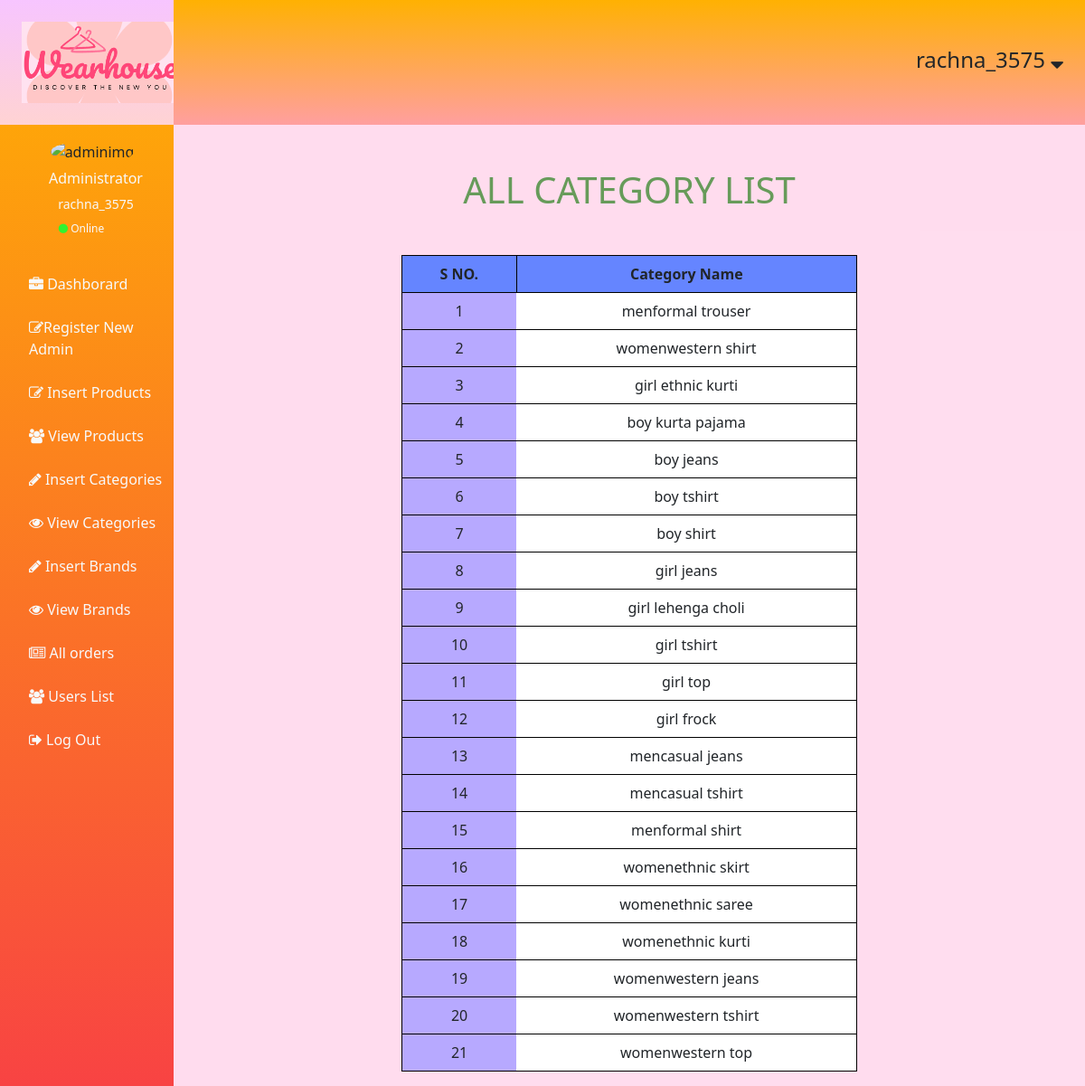
/admin/index2.php?view_categories (signed in), run on the app's committed database.
### tables this page shows
CREATE TABLE `categories` (
  `category_id` int(11) NOT NULL,
  `category_title` varchar(255) NOT NULL,
  `category_name` varchar(255) NOT NULL
);

### admin/view_categories.php (the view)
<div class="m-auto w-50 text-center">
    <div class="h1 m-5">ALL CATEGORY LIST</div>
    <table class="table border ">
      <thead>
        <tr class="view_row">
          <th scope="col">S NO.</th>
          <th scope="col">Category Name</th>
        </tr>
      </thead>
      <tbody>
        <?php
        include('../config/connection.php');
        $select_all_category = "SELECT * FROM `categories` ORDER BY `category_id` DESC";
        $select_all_category_run = mysqli_query($conn,$select_all_category);
        $i=1;
        while($fetch_all_products=mysqli_fetch_assoc($select_all_category_run)){
            $product_category = str_replace('_',' ',$fetch_all_products['category_title']);
            echo "<tr class='view_row'>";
                echo "<td>$i</td>";
                echo "<td>$product_category</td>";
            echo "</tr>";
            $i++;
        }
        ?>
      </tbody>
    </table>
</div>

### admin/index2.php (shortened to what this page needs)
<?php
    include('../config/connection.php');
        ?>
        <?php
    $admin=$_SESSION['admin_username'];
?>
<!DOCTYPE html>
<html lang="en">
<head>
    <link href="https://cdn.jsdelivr.net/npm/bootstrap@5.3.0/dist/css/bootstrap.min.css" rel="stylesheet">
    <link rel="stylesheet" href="https://cdnjs.cloudflare.com/ajax/libs/font-awesome/4.7.0/css/font-awesome.min.css">
</head>
<body>
    <section class="h-100">
        <div class="row h-100">
            <?php require("side-navbar.php");?>
            <div class="col-lg-10 col-md-10 col-sm-10 col-xs-10" style="padding-left:0px;background:#ffd5ebd1;">
                <div id="menu" style="height:138px;background-image: linear-gradient(to top, #ff9f9f 0%, #ffb102 100%);background-repeat: no-repeat;">
                    <div class="text-end pe-4">
                        <p  style="font-size: 24px;padding-top:48px"><?php echo $admin?> <a href="#" class="text-dark"> <i class="fa fa-sort-desc" aria-hidden="true"></i> </a></p>
                    </div>
                </div>
                <div class="text-center">
                    <div style="color:#679b5a;">
                        <?php
                        if(isset($_GET['insert_categories'])){
                            include('insert_categories.php');
                        }
                        else if(isset($_GET['register'])){
                            include('admin_register.php');
                        }
                        else if(isset($_GET['insert_brand'])){
                            include('insert_brand.php');
                        }
                        else if(isset($_GET['insert_product'])){
                            include('insert_product.php');
                        }
                        else if(isset($_GET['view_product'])){
                            include('view_products.php');
                        }
                        else if(isset($_GET['view_categories'])){
                            include('view_categories.php');
                        }
                            ?>
                    </div>
                </div>
            </div>
        </div>
    </section>
</body>
</html>

### admin/side-navbar.php
<div class="col-lg-2 col-md-2 col-sm-2 col-xs-12"  id="topbar" style="padding:0;background-image: linear-gradient(to top, #f84343 0%, #ffb102 100%);background-repeat: no-repeat;">
    <div class="row">
        <div class="col-3 text-center mb-3 p-4 w-100" style="background-image: linear-gradient(to top, #ffd3d3 0%, #f7c5ff 100%);background-repeat: no-repeat;">
            <img src="../images/logo2555.png" height="90px" class="ps-4">
        </div>
    </div>
    <div class="ms-3 text-center">
        <img src="../images/adminimg12.jpg" height="120px" class="ms-2 rounded-circle" alt="adminimg">
        <div class="h6 ms-3 text-light mt-2 ">Administrator</div>
        <div class="ms-3 text-light" style="font-size:14px;"><?php echo $admin?></div>
    </div>
    <div class=" text-light text-center mt-2" style="font-size: 12px"><i class="fa fa-circle" style="font-size:12px;color:#30f330"></i> Online</div>
    <nav class="navbar mt-3 ms-3">
        <div class="container-fluid ms-3 mt-3">
            <div class="navbar-header w-100">
               <ul class="nav navbar-nav w-100">
                    <li class="pb-4">
                        <a href="./index2.php" class="h6 text-decoration-none waves-effect text-light waves-light"><i class="fa fa-briefcase"></i> Dashborard</a>
                    </li>
                    <li class="pb-4">
                        <a href="./index2.php?register" class="h6 text-decoration-none waves-effect waves-light text-light"><i class="fa fa-edit"></i>Register New Admin</a>
                    </li>
                    <li class="pb-4">
                        <a href="./index2.php?insert_product" class="h6 text-decoration-none waves-effect waves-light text-light"><i class="fa fa-edit"></i> Insert Products</a>
                    </li>
                    <li class="pb-4">
                        <a href="./index2.php?view_product" class="h6 text-decoration-none waves-effect waves-light text-light" name="viewproduct"><i class="fa fa-group"></i> View Products</a>
                    </li>
                    <li class="pb-4">
                        <a href="./index2.php?insert_categories" class="h6 text-decoration-none waves-effect waves-light text-light"><i class="fa fa-pencil" aria-hidden="true"></i> Insert Categories</a>
                    </li>
                    <li class="pb-4">
                        <a href="./index2.php?view_categories" class="h6 text-decoration-none waves-effect waves-light text-light"><i class="fa fa-eye" aria-hidden="true"></i></i> View Categories</a>
                    </li>
                    <li class="pb-4">
                        <a href="./index2.php?insert_brand" class="h6 text-decoration-none waves-effect waves-light text-light"><i class="fa fa-pencil" aria-hidden="true"></i> Insert Brands</a>
                    </li>
                    <li class="pb-4">
                        <a href="./index2.php?view_brands" class="h6 text-decoration-none waves-effect waves-light text-light"><i class="fa fa-eye" aria-hidden="true"></i> View Brands</a>
                    </li>
                    <li class="pb-4">
                        <a href="./index2.php?admin_view_orders" class="h6 text-decoration-none waves-effect waves-light text-light"><i class="fa fa-newspaper-o" aria-hidden="true"></i> All orders </a>
                    </li>
                    <li class="pb-4">
                        <a href="./index2.php?all_users" class="h6 text-decoration-none waves-effect waves-light text-light"><i class="fa fa-users" aria-hidden="true"></i> Users List</a>
                    </li>
                    <li class="pb-4">
                        <a href="./admin_logout.php?logout" class="h6 text-decoration-none waves-effect waves-light text-light"><i class="fa fa-sign-out" aria-hidden="true"></i> Log Out</a>
                    </li>
                </ul>
            </div>
        </div>
    </nav>
</div>

### admin/index2.php (style rules this page uses)
body { overflow-x:hidden; }
.view_row { border:1px solid black; }
th { background-color:#6585ff !important; border: 0.1px solid black !important; }
.view_row td:nth-child(odd) { background-color: #b7a9ff !important; }

### data on the page
categories: category_title "menformal trouser"
categories: category_title "womenwestern shirt"
categories: category_title "girl ethnic kurti"
categories: category_title "boy kurta pajama"
categories: category_title "boy jeans"
categories: category_title "boy tshirt"
categories: category_title "boy shirt"
categories: category_title "girl jeans"
categories: category_title "girl lehenga choli"
categories: category_title "girl tshirt"
categories: category_title "girl top"
categories: category_title "girl frock"
categories: category_title "mencasual jeans"
categories: category_title "mencasual tshirt"
categories: category_title "menformal shirt"
categories: category_title "womenethnic skirt"
categories: category_title "womenethnic saree"
categories: category_title "womenethnic kurti"
categories: category_title "womenwestern jeans"
categories: category_title "womenwestern tshirt"
categories: category_title "womenwestern top"

### other printed values
$admin "rachna_3575"
